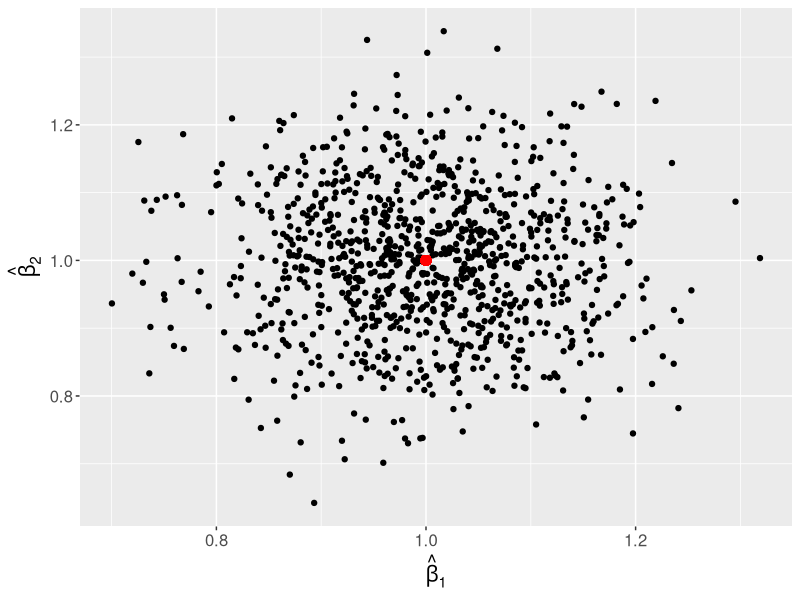
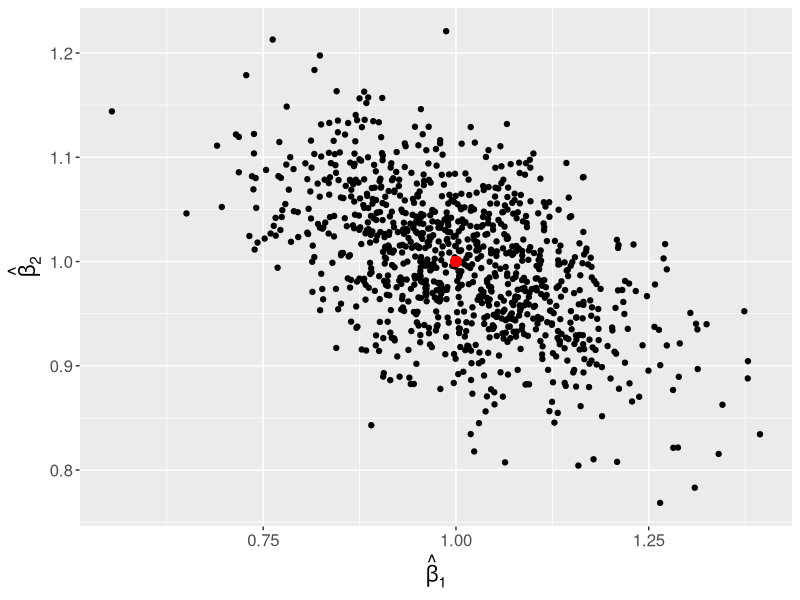
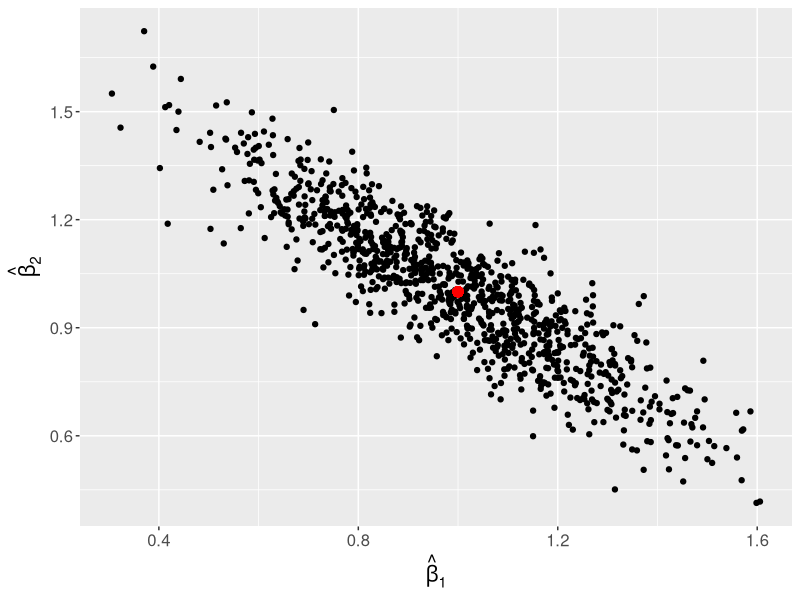
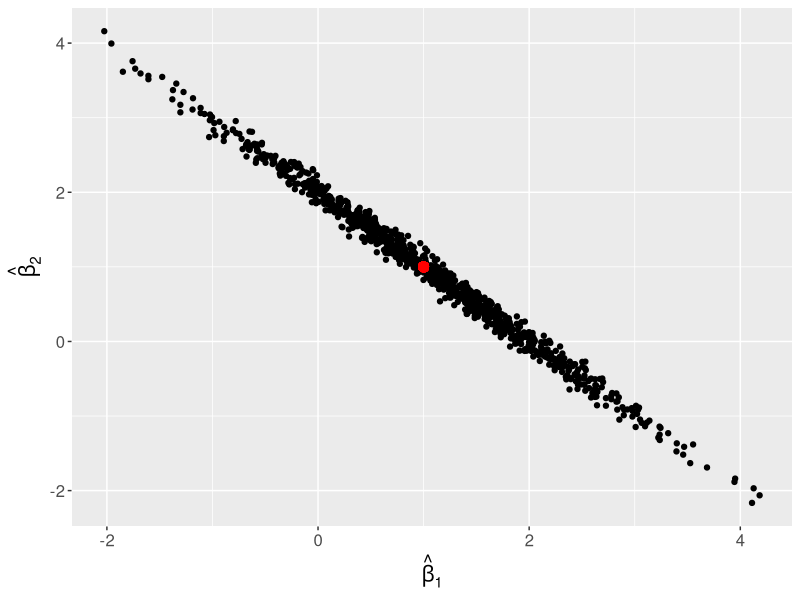

Generate these figures, in order, with R:
## ---- chunk 1
knitr::opts_chunk$set(echo = TRUE)
library(ggplot2)
## ---- chunk 2
#| echo: false
reps <- 1000
n <- 100
save <- matrix(nrow = reps, ncol = 3)

for (i in 1:reps) {
  x1 <- rnorm(n)
  x2 <- rnorm(n)
  y <- x1 + x2 + rnorm(n)

  mod <- lm(y ~ x1 + x2)
  save[i,] <- c(coef(mod)[-1], cor(x1, x2))
}
save <- data.frame(save)
names(save) <- c("b_1", "b_2")
## ---- chunk 3
#| echo: false
#| fig.height: 7
#| fig.width: 7
ggplot(save, aes(x = b_1, y = b_2)) +
  geom_point() +
  geom_point(aes(x = 1, y = 1), col = "red", size = 3) +
  ylab(bquote(hat(beta)[2])) +
  xlab(bquote(hat(beta)[1])) +
  theme(text = element_text(size=15))
## ---- chunk 4
reps <- 1000
n <- 100
save <- matrix(nrow = reps, ncol = 3)

for (i in 1:reps) {
  x1 <- rnorm(n)
  x2 <- x1 + rnorm(n, sd = 1.5)
  y <- x1 + x2 + rnorm(n)

  mod <- lm(y ~ x1 + x2)
  save[i,] <- c(coef(mod)[-1], cor(x1, x2))
}
save <- data.frame(save)
names(save) <- c("b_1", "b_2")
## ---- chunk 5
ggplot(save, aes(x = b_1, y = b_2)) +
  geom_point() +
  geom_point(aes(x = 1, y = 1), col = "red", size = 3) +
  ylab(bquote(hat(beta)[2])) +
  xlab(bquote(hat(beta)[1])) +
  theme(text = element_text(size=15))
## ---- chunk 6
reps <- 1000
n <- 100
save <- matrix(nrow = reps, ncol = 3)

for (i in 1:reps) {
  x1 <- rnorm(n)
  x2 <- x1 + rnorm(n, sd = .5)
  y <- x1 + x2 + rnorm(n)

  mod <- lm(y ~ x1 + x2)
  save[i,] <- c(coef(mod)[-1], cor(x1, x2))
}
save <- data.frame(save)
names(save) <- c("b_1", "b_2")
## ---- chunk 7
ggplot(save, aes(x = b_1, y = b_2)) +
  geom_point() +
  geom_point(aes(x = 1, y = 1), col = "red", size = 3) +
  ylab(bquote(hat(beta)[2])) +
  xlab(bquote(hat(beta)[1])) +
  theme(text = element_text(size=15))
## ---- chunk 8
reps <- 1000
n <- 100
save <- matrix(nrow = reps, ncol = 3)

for (i in 1:reps) {
  x1 <- rnorm(n)
  x2 <- x1 + rnorm(n, sd = .1)
  y <- x1 + x2 + rnorm(n)

  mod <- lm(y ~ x1 + x2)
  save[i,] <- c(coef(mod)[-1], cor(x1, x2))
}
save <- data.frame(save)
names(save) <- c("b_1", "b_2")
## ---- chunk 9
ggplot(save, aes(x = b_1, y = b_2)) +
  geom_point() +
  geom_point(aes(x = 1, y = 1), col = "red", size = 3) +
  ylab(bquote(hat(beta)[2])) +
  xlab(bquote(hat(beta)[1])) +
  theme(text = element_text(size=15))
